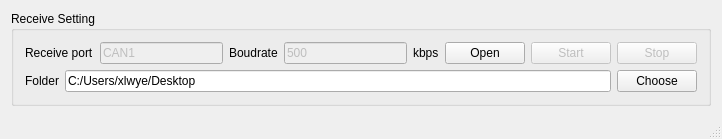
<?xml version="1.0" encoding="UTF-8"?>
<ui version="4.0">
 <class>MainWindow</class>
 <widget class="QMainWindow" name="MainWindow">
  <property name="geometry">
   <rect>
    <x>0</x>
    <y>0</y>
    <width>722</width>
    <height>132</height>
   </rect>
  </property>
  <property name="sizePolicy">
   <sizepolicy hsizetype="Preferred" vsizetype="Preferred">
    <horstretch>0</horstretch>
    <verstretch>0</verstretch>
   </sizepolicy>
  </property>
  <property name="minimumSize">
   <size>
    <width>720</width>
    <height>0</height>
   </size>
  </property>
  <property name="windowTitle">
   <string>CAN数据采集(Jeep)</string>
  </property>
  <widget class="QWidget" name="centralWidget">
   <layout class="QVBoxLayout" name="verticalLayout_3">
    <item>
     <widget class="QGroupBox" name="groupBox">
      <property name="title">
       <string>Receive Setting</string>
      </property>
      <layout class="QVBoxLayout" name="verticalLayout">
       <item>
        <layout class="QHBoxLayout" name="horizontalLayout_3">
         <item>
          <widget class="QLabel" name="label_4">
           <property name="text">
            <string>Receive port</string>
           </property>
          </widget>
         </item>
         <item>
          <widget class="QLineEdit" name="lineEdit_listenport">
           <property name="enabled">
            <bool>false</bool>
           </property>
           <property name="text">
            <string>CAN1</string>
           </property>
           <property name="readOnly">
            <bool>true</bool>
           </property>
          </widget>
         </item>
         <item>
          <widget class="QLabel" name="label_5">
           <property name="text">
            <string>Boudrate</string>
           </property>
          </widget>
         </item>
         <item>
          <widget class="QLineEdit" name="lineEdit_boudrate">
           <property name="enabled">
            <bool>false</bool>
           </property>
           <property name="text">
            <string>500</string>
           </property>
           <property name="readOnly">
            <bool>true</bool>
           </property>
          </widget>
         </item>
         <item>
          <widget class="QLabel" name="label_6">
           <property name="text">
            <string>kbps</string>
           </property>
          </widget>
         </item>
         <item>
          <widget class="QPushButton" name="pushButton_open">
           <property name="text">
            <string>Open</string>
           </property>
          </widget>
         </item>
         <item>
          <widget class="QPushButton" name="pushButton_start">
           <property name="enabled">
            <bool>false</bool>
           </property>
           <property name="text">
            <string>Start</string>
           </property>
          </widget>
         </item>
         <item>
          <widget class="QPushButton" name="pushButton_stop">
           <property name="enabled">
            <bool>false</bool>
           </property>
           <property name="text">
            <string>Stop</string>
           </property>
          </widget>
         </item>
        </layout>
       </item>
       <item>
        <layout class="QHBoxLayout" name="horizontalLayout">
         <item>
          <widget class="QLabel" name="label_3">
           <property name="text">
            <string>Folder</string>
           </property>
          </widget>
         </item>
         <item>
          <widget class="QLineEdit" name="lineEdit_filename">
           <property name="enabled">
            <bool>true</bool>
           </property>
           <property name="text">
            <string>C:/Users/xlwye/Desktop</string>
           </property>
           <property name="readOnly">
            <bool>true</bool>
           </property>
          </widget>
         </item>
         <item>
          <widget class="QPushButton" name="pushButton_choose">
           <property name="enabled">
            <bool>true</bool>
           </property>
           <property name="text">
            <string>Choose</string>
           </property>
          </widget>
         </item>
        </layout>
       </item>
      </layout>
     </widget>
    </item>
   </layout>
  </widget>
  <widget class="QStatusBar" name="statusBar">
   <property name="toolTip">
    <string/>
   </property>
  </widget>
 </widget>
 <layoutdefault spacing="6" margin="11"/>
 <resources/>
 <connections/>
</ui>
